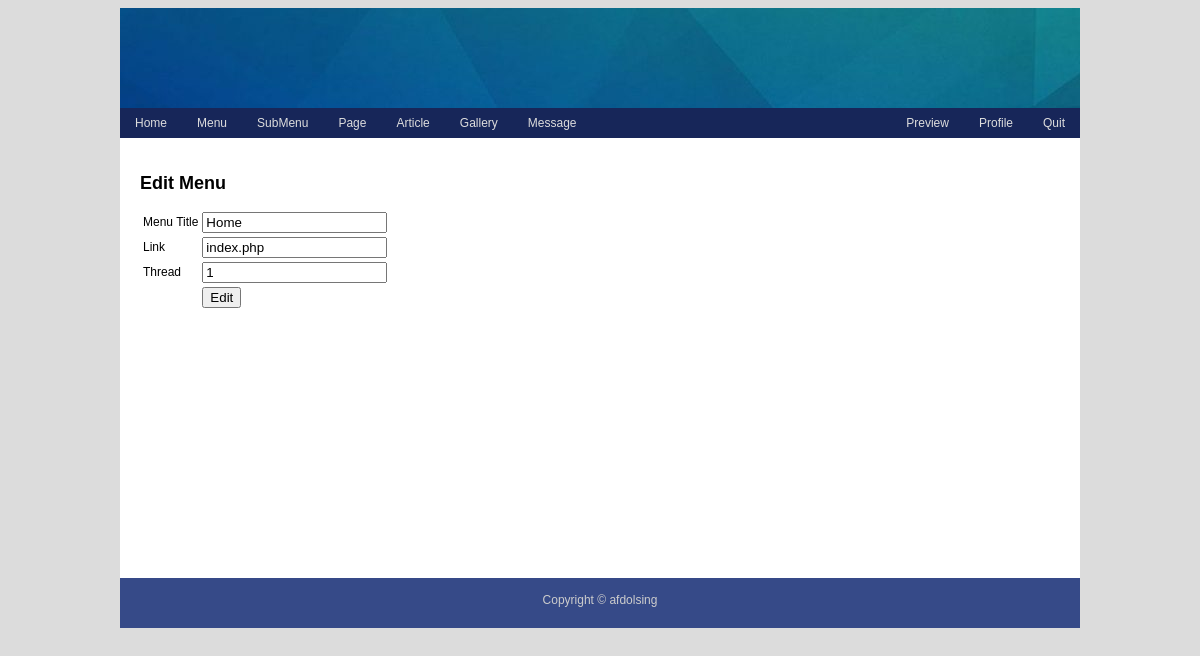
Page /admin/admin.php?preview=menu_edit&id=1 (signed in) on the committed database.
### tables this page shows
CREATE TABLE `blog_menu` (
  `menu_id` int(11) NOT NULL,
  `title` varchar(255) NOT NULL,
  `link` varchar(255) NOT NULL,
  `thread` int(5) NOT NULL
);

### admin/menu/menu_edit.php (the view, shortened to what this page needs)
<?php
$sql = mysqli_query($conn, "SELECT * FROM blog_menu WHERE menu_id='$_GET[id]'");
$data = mysqli_fetch_array($sql);
?>
<h2>Edit Menu</h2>
<form action="" method="POST">
    <table>
        <tr>
            <td>Menu Title</td>
            <td><input type="text" name="title" value="<?= $data['title']; ?>"></td>
        </tr>
        <tr>
            <td>Link</td>
            <td><input type="text" name="link" value="<?= $data['link']; ?>"></td>
        </tr>
        <tr>
            <td>Thread</td>
            <td><input type="text" name="thread" value="<?= $data['thread']; ?>"></td>
        </tr>
        <tr>
            <td></td>
            <td><button type="submit" name="edit">Edit</button></td>
        </tr>
    </table>
</form>

### css/admin.css (style rules this page uses)
body { background: gainsboro; font: 12px arial; }

### rows in the picture
blog_menu: title "Home", link "index.php", thread "1"
